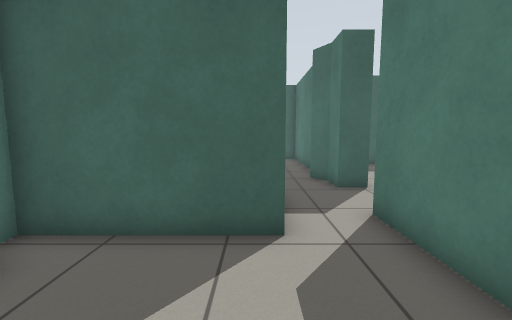
View 1 (above)

17 first-person views from a walk through a robot-simulator world made for Gazebo. The camera is 0.9 m above the floor, tilts 6° down and sees 90° across. Floor lines are 1 m apart. The floor is counted in squares, 0.5 m on a side. Each view is taken from the middle of a square. On the plan, view 1 faces up. The plan holds only what a view shows up to about 15 squares ahead; the rest is blank.

View 2
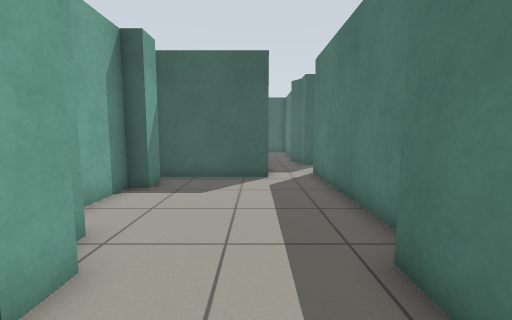

View 3
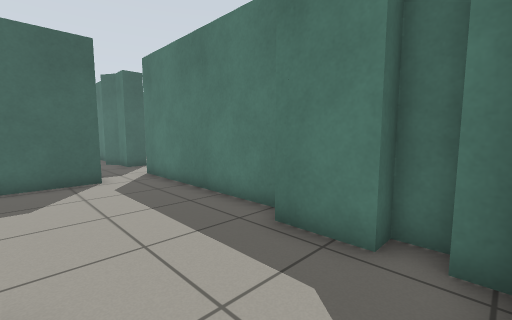

View 4
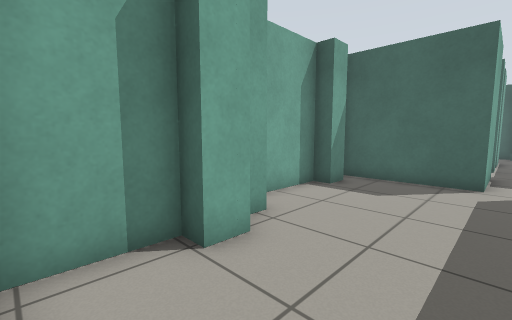

View 5
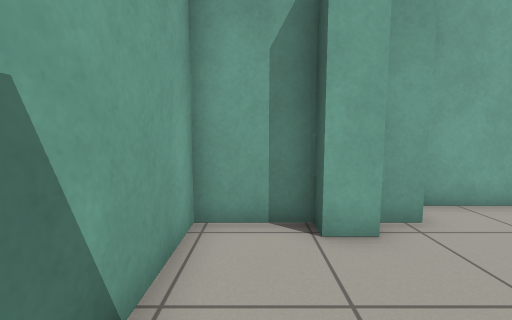

View 6
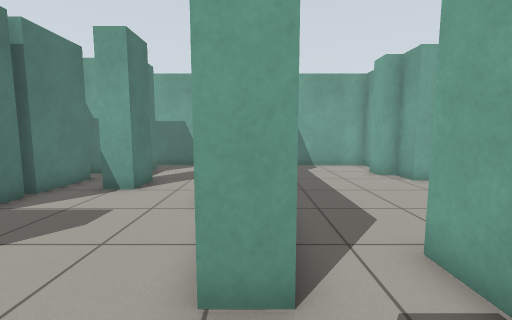

View 7
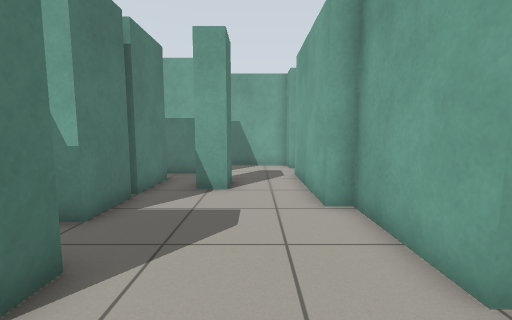

View 8
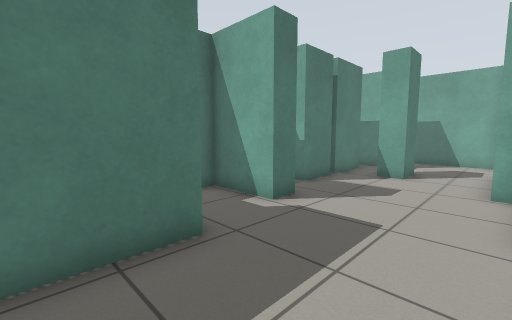

View 9
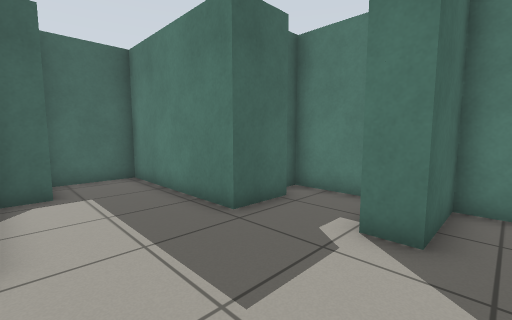

View 10
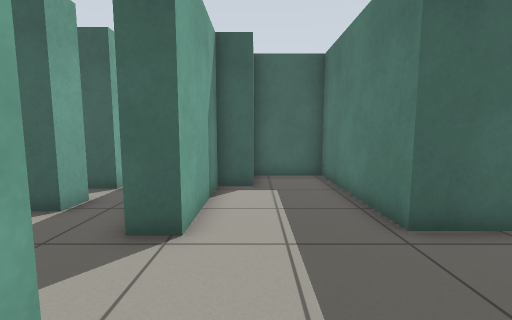

View 11
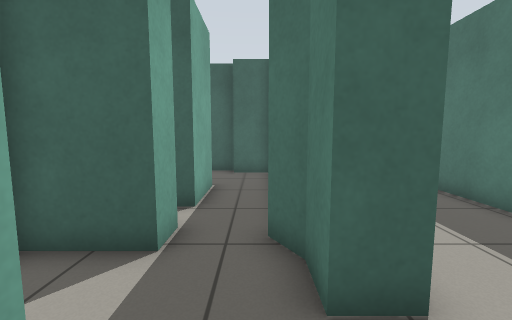

View 12
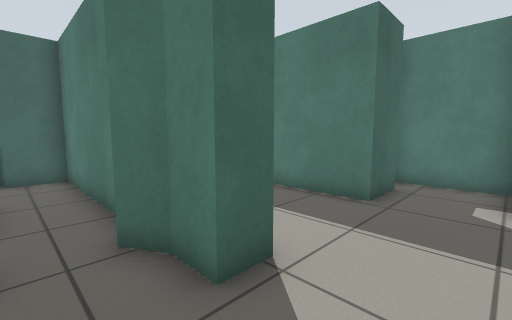

View 13
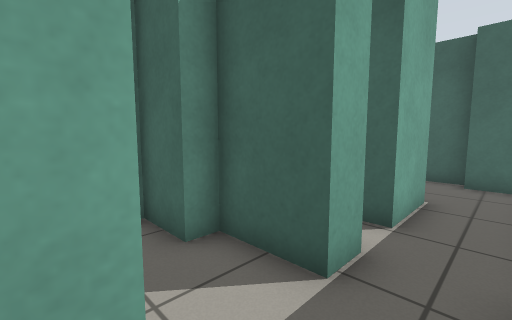

View 14
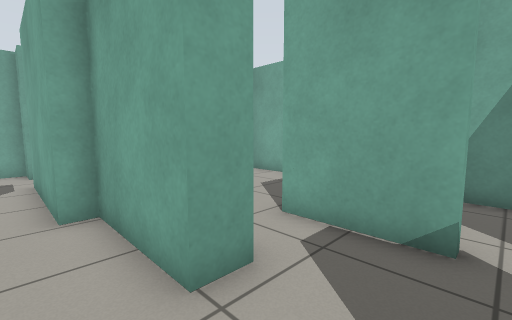

View 15
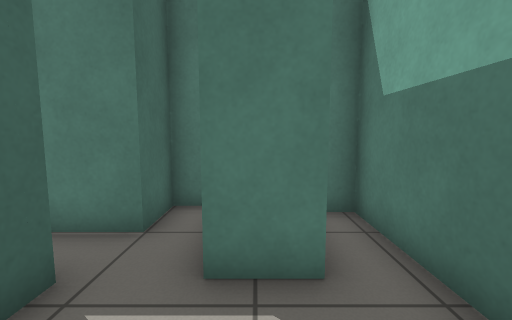

View 16
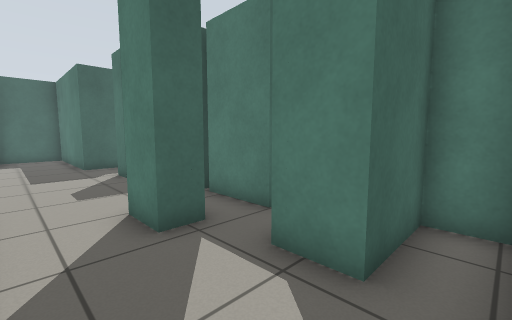

View 17
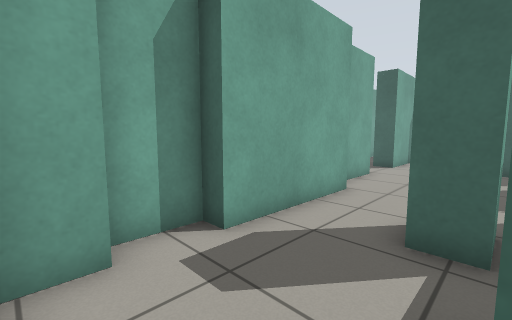

### Floor plan
Points are (right, up) in squares from view 1. A wall is a line through its corners. A room is listed if a view was taken in it or the views show most of it. See-through windows are left out.
Room 1 (views 1, 2, 3, 4, 5)
walls: (2.6, -2.1) (2.6, 5.6); (-3.6, -1.6) (-3, -1.6) (-3, -2.8) (-2.3, -2.8) (-2.3, -3.8) (-3, -3.8) (-3, -6.2) (0.9, -6.2); (-4.2, 2.3) (-4.2, -1.4); (-3.4, 3.4) (-3.4, 2.3); (0.5, 5.4) (0.5, 4.4) (-4.3, 4.4); (2.6, -5.5) (2.6, -4.7) (1.9, -4.7) (1.9, -2.6); (1.9, -6.1) (1.9, -5.5)
ways out: opening at (1.5, 5) to room 2
Room 2 (views 6, 11, 12, 13)
walls: (0.5, 7.6) (0.5, 5.4); (0.5, 9.8) (-1.7, 9.8) (-1.7, 9.1) (-3.4, 9.1) (-3.4, 7.1); (2.6, 5.6) (3.6, 5.6); (3.6, 8.3) (2.6, 8.3) (2.6, 9.5)
ways out: opening at (1.5, 5) to room 1; opening at (3, 7) to room 3; opening at (1.5, 10)
Room 3 (views 7, 8, 14)
walls: (5, 12.5) (3.6, 12.5) (3.6, 8.3); (9.9, 8.5) (7.8, 8.5) (7.8, 14.7) (4.9, 14.7); (3.6, 5.6) (3.6, 4.6); (4.9, 13.4) (4.9, 12.9); (8.5, 4.8) (8.5, 5.8) (11.2, 5.8) (11.2, 9.2)
ways out: opening at (3, 7) to room 2; opening at (6, 5) to room 4
Room 4 (views 9, 10, 15, 16, 17)
walls: (6.9, -1.6) (6.9, -0.1) (7.9, -0.1) (7.9, -1.6) (6.9, -1.6); (8.6, -3.4) (10.5, -3.4); (9.5, 0.9) (9.5, 2.9) (10.1, 2.9); (3.9, -5) (4.3, -5) (4.3, -6.2) (10.7, -6.2) (10.7, -4.9) (8, -4.9) (8, -3.3); (11.2, -2.8) (11.2, -2) (9.5, -2) (9.5, 0.5); (3.6, 4.6) (3.6, 1.9) (4.3, 1.9) (4.3, -3.1) (3.6, -3.1) (3.6, -4.9); (11.2, 3.9) (11.2, 4.8) (8.5, 4.8)
ways out: opening at (6, 5) to room 3

Positions as (right, up) in squares from view 1, and headings:
1: (0, 0), facing up
2: (0, -6), facing up
3: (-2, -6), facing up-right
4: (1, -6), facing up-left
5: (2, -5), facing left
6: (3, 8), facing down
7: (6, 8), facing down
8: (4, 11), facing down-right
9: (4, 4), facing up-right
10: (5, 4), facing up
11: (2, 6), facing up
12: (1, 6), facing up-right
13: (2, 7), facing up-left
14: (5, 8), facing down-left
15: (5, -4), facing right
16: (5, -6), facing up-right
17: (8, -6), facing up-left
